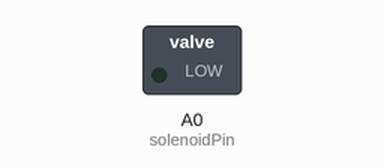
Recording of a sketch running on a simulated Arduino Uno, built with avr-gcc and run on an emulated ATmega328P. Parts: switched loads named in the sketch (green lamp = pin HIGH). Dashed ring = blinking.

Above: at 0.2 s.
Timing chart, 0 to 3.0 s (numbered marks = the images above):
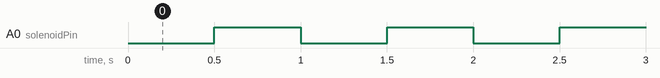

Measured:
- by itself, A0 (solenoidPin): alternates HIGH for 0.50 s and LOW for 0.50 s

The sketch:

solenoid_test_v1.ino
```cpp
int solenoidPin = A0;

void setup() {
 Serial.begin(9600);
 pinMode(solenoidPin, OUTPUT);
 digitalWrite(solenoidPin, LOW);

}

void loop() {
  digitalWrite(solenoidPin, LOW);
  delay(500);
  digitalWrite(solenoidPin, HIGH);
  delay(500);

}
```
